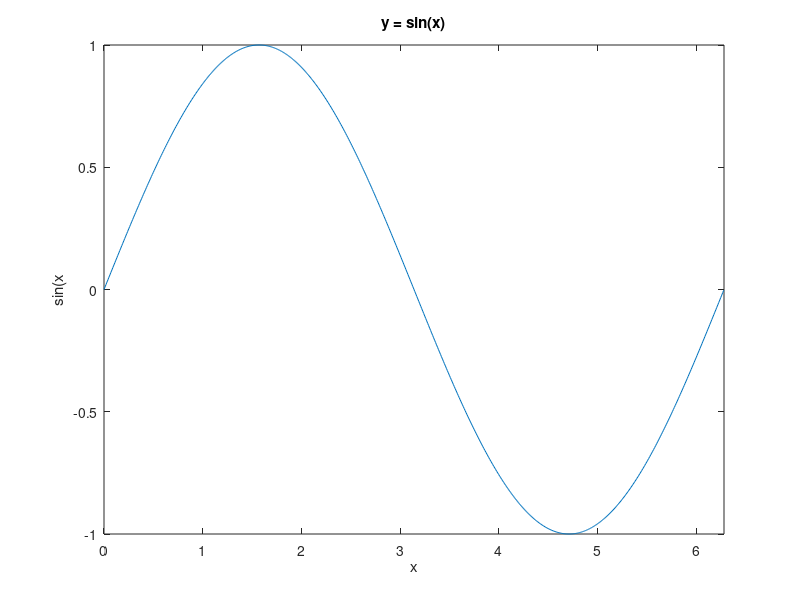
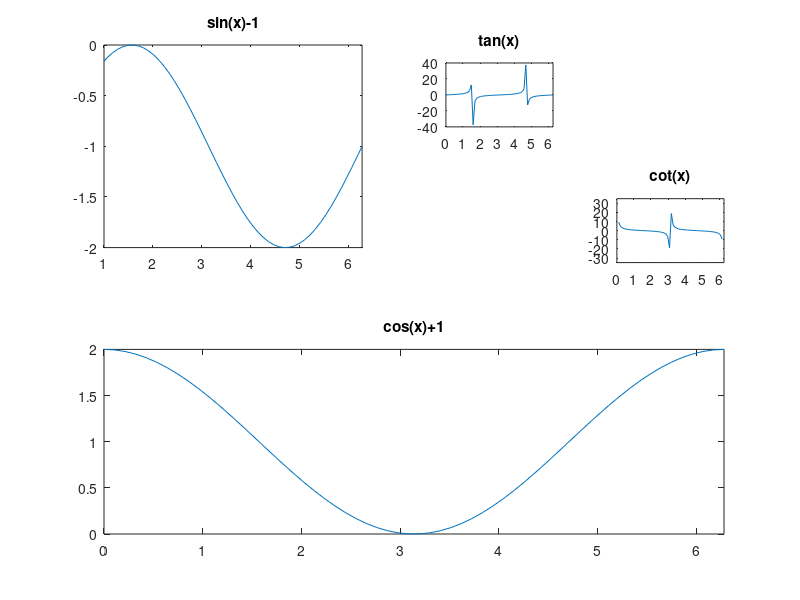

The MATLAB script that drew these images, in order:
x = 0:0.01:2*pi;
y = sin(x);
figure %建立一个幕布
plot(x,y) %绘制当前的二维的平面的图
title('y = sin(x)') %取标题
xlabel('x') 
ylabel('sin(x')
xlim([0 2*pi]) %x的取值范围，让后面没有空白

x = 0:0.01:20;
y1 = 200*exp(-0.05*x).*sin(x);
y2 = 0.8*exp(-0.5*x).*sin(10*x); %在一个幕布上可以绘制多条线
figure
[AX,H1,H2] = plotyy(x,y1,x,y2,'plot'); %共用一个x坐标系，在y上面有不同的取值
set(get(AX(1),'Ylabel'),'String','Slow Decay')
set(get(AX(2),'Ylabel'),'String','Fast Decay')
xlabel('Time(\musec)')
title('Multiple Decay Rates')
set(H1,'LineStyle','--') %虚线
set(H2,'LineStyle',':') %冒号线

t = 0:pi/50:10*pi;
plot3(sin(t),cos(t),t)
xlabel('sin(t)')
ylabel('cos(t)')
zlabel('t')
% hold on %后面的东西再同一张幕布上等会再显示
% hold off %不保存当前的东西
grid on %在图片当中加网格线
axis square %将各个方向变成正方形


x = linspace(0,2*pi,60);
subplot(2,2,1) %分成2x2的，在第一个图的位置
plot(x,sin(x)-1);
title('sin(x)-1');
axis([1,2*pi,-2,0])
subplot(2,1,2) %分成2x2的，在第2个图的位置
plot(x,cos(x)+1);
title('cos(x)+1');
axis([0,2*pi,0,2])
subplot(4,4,3) %分成4x4的，在第3个图的位置
plot(x,tan(x));
title('tan(x)');
axis([0,2*pi,-40,40])
subplot(4,4,8) %分成4x4的，在第8个图的位置
plot(x,cot(x));
title('cot(x)');
axis([0,2*pi,-35,35])










